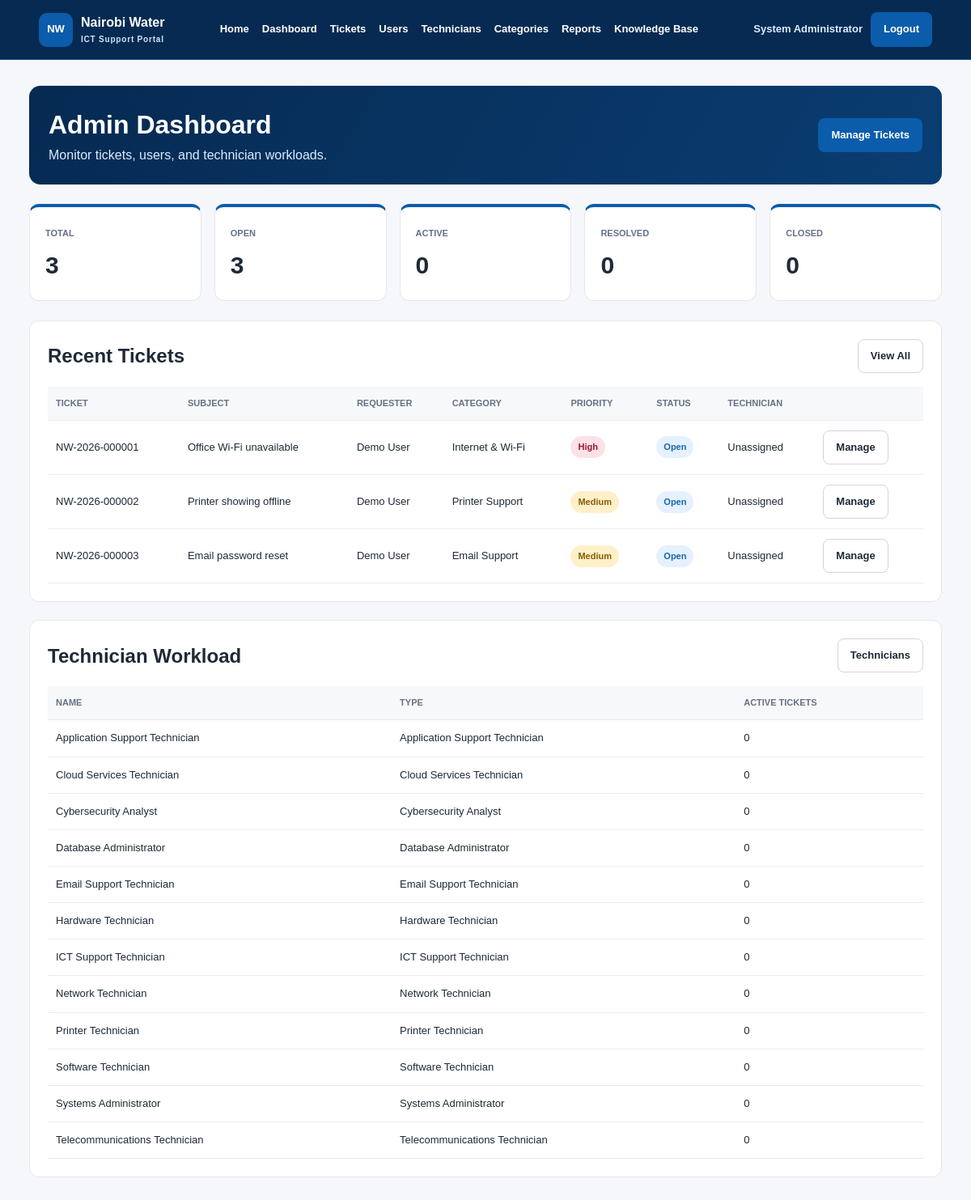
Page /admin/dashboard.php (signed in) on the committed database.
### tables this page shows
CREATE TABLE tickets (
    id INT UNSIGNED AUTO_INCREMENT PRIMARY KEY,
    ticket_number VARCHAR(40) NULL UNIQUE,
    user_id INT UNSIGNED NOT NULL,
    technician_id INT UNSIGNED NULL,
    category_id INT UNSIGNED NULL,
    subject VARCHAR(200) NOT NULL,
    description TEXT NOT NULL,
    location VARCHAR(150) NULL,
    priority ENUM('Low','Medium','High','Critical')
        NOT NULL DEFAULT 'Medium',
    status ENUM(
        'Open',
        'Assigned',
        'In Progress',
        'Pending',
        'Resolved',
        'Closed',
        'Cancelled'
    ) NOT NULL DEFAULT 'Open',
    assigned_at DATETIME NULL,
    resolved_at DATETIME NULL,
    closed_at DATETIME NULL,
    resolution_notes TEXT NULL,
    created_at TIMESTAMP DEFAULT CURRENT_TIMESTAMP,
    updated_at TIMESTAMP DEFAULT CURRENT_TIMESTAMP
        ON UPDATE CURRENT_TIMESTAMP,

    CONSTRAINT fk_ticket_user
        FOREIGN KEY (user_id)
        REFERENCES users(id)
        ON DELETE CASCADE
        ON UPDATE CASCADE,

    CONSTRAINT fk_ticket_technician
        FOREIGN KEY (technician_id)
        REFERENCES technicians(id)
        ON DELETE SET NULL
        ON UPDATE CASCADE,

    CONSTRAINT fk_ticket_category
        FOREIGN KEY (category_id)
        REFERENCES categories(id)
        ON DELETE SET NULL
        ON UPDATE CASCADE
);

CREATE TABLE users (
    id INT UNSIGNED AUTO_INCREMENT PRIMARY KEY,
    name VARCHAR(120) NOT NULL,
    email VARCHAR(160) NOT NULL UNIQUE,
    department_id INT UNSIGNED NULL,
    password VARCHAR(255) NOT NULL,
    role ENUM('user','technician','admin') NOT NULL DEFAULT 'user',
    account_status ENUM('Active','Inactive','Suspended')
        NOT NULL DEFAULT 'Active',
    last_login DATETIME NULL,
    created_at TIMESTAMP DEFAULT CURRENT_TIMESTAMP,
    updated_at TIMESTAMP DEFAULT CURRENT_TIMESTAMP
        ON UPDATE CURRENT_TIMESTAMP,

    CONSTRAINT fk_users_department
        FOREIGN KEY (department_id)
        REFERENCES departments(id)
        ON DELETE SET NULL
        ON UPDATE CASCADE
);

CREATE TABLE categories (
    id INT UNSIGNED AUTO_INCREMENT PRIMARY KEY,
    name VARCHAR(120) NOT NULL UNIQUE,
    description VARCHAR(255) NULL,
    default_technician_id INT UNSIGNED NULL,
    is_active TINYINT(1) NOT NULL DEFAULT 1,
    created_at TIMESTAMP DEFAULT CURRENT_TIMESTAMP,

    CONSTRAINT fk_category_default_technician
        FOREIGN KEY (default_technician_id)
        REFERENCES technicians(id)
        ON DELETE SET NULL
        ON UPDATE CASCADE
);

### includes/auth.php (called while the page is built, shortened)
<?php
function e($value): string {
    return htmlspecialchars((string)$value, ENT_QUOTES, "UTF-8");
}
function badge_class(string $value): string {
    $slug = strtolower(str_replace(" ", "-", $value));
    return "badge badge-" . preg_replace("/[^a-z0-9\-]/", "", $slug);
}
?>

### admin/dashboard.php (the view, shortened to what this page needs)
<?php
require_once "../includes/auth.php";
require_once "../config/db.php";
$stats = $conn->query(
    "SELECT
      COUNT(*) total,
      SUM(status='Open') open_count,
      SUM(status IN ('Assigned','In Progress','Pending')) active_count,
      SUM(status='Resolved') resolved_count,
      SUM(status='Closed') closed_count
     FROM tickets"
)->fetch_assoc();
$tickets = $conn->query(
    "SELECT tk.id,tk.ticket_number,tk.subject,tk.priority,tk.status,tk.created_at,
            c.name category,u.name requester,tu.name technician
     FROM tickets tk
     JOIN users u ON u.id=tk.user_id
     LEFT JOIN categories c ON c.id=tk.category_id
     LEFT JOIN technicians t ON t.id=tk.technician_id
     LEFT JOIN users tu ON tu.id=t.user_id
     ORDER BY tk.created_at DESC
     LIMIT 12"
);
$workload = $conn->query(
    "SELECT u.name,t.technician_type,COUNT(tk.id) active_tickets
     FROM technicians t
     JOIN users u ON u.id=t.user_id
     LEFT JOIN tickets tk ON tk.technician_id=t.id
       AND tk.status NOT IN ('Resolved','Closed','Cancelled')
     GROUP BY t.id,u.name,t.technician_type
     ORDER BY active_tickets DESC,u.name"
);
?>
<!DOCTYPE html>
<html>
<head><meta charset="UTF-8"><meta name="viewport" content="width=device-width,initial-scale=1"><title>Admin Dashboard</title><link rel="stylesheet" href="../css/style.css"></head>
<body>
<?php include "../includes/nav.php"; ?>
<main class="container">
<div class="dashboard-header"><div><h1>Admin Dashboard</h1><p>Monitor tickets, users, and technician workloads.</p></div><a class="btn btn-primary" href="tickets.php">Manage Tickets</a></div>
<section class="stat-grid">
<div class="stat-card"><span>Total</span><strong><?= (int)($stats["total"] ?? 0) ?></strong></div>
<div class="stat-card"><span>Open</span><strong><?= (int)($stats["open_count"] ?? 0) ?></strong></div>
<div class="stat-card"><span>Active</span><strong><?= (int)($stats["active_count"] ?? 0) ?></strong></div>
<div class="stat-card"><span>Resolved</span><strong><?= (int)($stats["resolved_count"] ?? 0) ?></strong></div>
<div class="stat-card"><span>Closed</span><strong><?= (int)($stats["closed_count"] ?? 0) ?></strong></div>
</section>
<section class="panel">
<div class="panel-header"><h2>Recent Tickets</h2><a class="btn btn-outline" href="tickets.php">View All</a></div>
<div class="table-wrap"><table>
<thead><tr><th>Ticket</th><th>Subject</th><th>Requester</th><th>Category</th><th>Priority</th><th>Status</th><th>Technician</th><th></th></tr></thead>
<tbody>
<?php if($tickets->num_rows): while($t=$tickets->fetch_assoc()): ?>
<tr>
<td><?= e($t["ticket_number"] ?: "#".$t["id"]) ?></td><td><?= e($t["subject"]) ?></td><td><?= e($t["requester"]) ?></td>
<td><?= e($t["category"] ?? "Uncategorised") ?></td>
<td><span class="<?= badge_class($t["priority"]) ?>"><?= e($t["priority"]) ?></span></td>
<td><span class="<?= badge_class($t["status"]) ?>"><?= e($t["status"]) ?></span></td>
<td><?= e($t["technician"] ?? "Unassigned") ?></td>
<td><a class="btn btn-outline" href="ticket_view.php?id=<?= (int)$t["id"] ?>">Manage</a></td>
</tr>
<?php endwhile; else: ?><tr><td colspan="8">No tickets found.</td></tr><?php endif; ?>
</tbody></table></div>
</section>
<section class="panel">
<div class="panel-header"><h2>Technician Workload</h2><a class="btn btn-outline" href="technicians.php">Technicians</a></div>
<div class="table-wrap"><table>
<thead><tr><th>Name</th><th>Type</th><th>Active Tickets</th></tr></thead>
<tbody><?php while($w=$workload->fetch_assoc()): ?><tr><td><?= e($w["name"]) ?></td><td><?= e($w["technician_type"]) ?></td><td><?= (int)$w["active_tickets"] ?></td></tr><?php endwhile; ?></tbody>
</table></div>
</section>
</main>
</body>
</html>

### css/style.css (style rules this page uses)
:root { --red:#0b5cab;--red-dark:#073f78;--navy:#062a52;--ink:#1f2937;--muted:#667085; --line:#e5e7eb;--soft:#f5f7fa;--white:#ffffff;--green:#168447;--amber:#8a6400; }
* { box-sizing:border-box;margin:0;padding:0 }
body { font-family:Arial,Helvetica,sans-serif;background:var(--soft);color:var(--ink);line-height:1.55 }
a { text-decoration:none;color:inherit }
.btn { display:inline-flex;align-items:center;justify-content:center;border-radius:8px;padding:10px 15px;border:1px solid transparent;font-size:13px;font-weight:800;cursor:pointer }
.btn-primary { background:var(--red);color:#fff }
.btn-outline { background:#fff;border-color:#d0d5dd }
.container { width:min(1180px,94%);margin:32px auto }
.dashboard-header { display:flex;justify-content:space-between;align-items:center;gap:18px;margin-bottom:24px }
.dashboard-header p { color:var(--muted) }
.stat-grid { display:grid;grid-template-columns:repeat(5,1fr);gap:16px;margin-bottom:24px }
.stat-card { background:#fff;border:1px solid var(--line);border-top:4px solid var(--red);border-radius:12px;padding:19px }
.stat-card span { font-size:11px;font-weight:800;color:var(--muted);text-transform:uppercase }
.stat-card strong { display:block;font-size:30px;margin-top:5px }
.panel { background:#fff;border:1px solid var(--line);border-radius:12px;padding:22px;margin-bottom:22px }
.panel-header { display:flex;justify-content:space-between;align-items:center;margin-bottom:17px;gap:12px }
.table-wrap { overflow-x:auto }
table { width:100%;border-collapse:collapse }
th,td { padding:12px 10px;text-align:left;border-bottom:1px solid #eaecf0;font-size:13px }
th { background:#f7f8fa;text-transform:uppercase;color:#667085;font-size:11px }
.badge { display:inline-block;padding:5px 9px;border-radius:999px;font-size:11px;font-weight:800 }
.badge-open { background:#e5f1ff;color:#1767a7 }
.badge-medium { background:#fff0ca;color:#835d00 }
.badge-high,.badge-critical { background:#fde1e7;color:#9d1730 }
.dashboard-header { background:linear-gradient(120deg,#062a52,#0a3d72);color:#fff;padding:24px;border-radius:14px }
.dashboard-header p { color:#dcecff }

### rows in the picture
tickets: ticket_number "NW-2026-000001", subject "Office Wi-Fi unavailable", user.name "Demo User", category.name "Internet & Wi-Fi", priority "High", status "Open", technician "Unassigned"
tickets: ticket_number "NW-2026-000002", subject "Printer showing offline", user.name "Demo User", category.name "Printer Support", priority "Medium", status "Open", technician "Unassigned"
tickets: ticket_number "NW-2026-000003", subject "Email password reset", user.name "Demo User", category.name "Email Support", priority "Medium", status "Open", technician "Unassigned"

### other values in the picture
$_SESSION["name"] "System Administrator"
$stats["total"] "3"
$stats["open_count"] "3"
$stats["active_count"] "0"
$stats["resolved_count"] "0"
$stats["closed_count"] "0"
$w["name"] "Application Support Technician"
$w["technician_type"] "Application Support Technician"
$w["active_tickets"] "0"
$w["name"] "Cloud Services Technician"
$w["technician_type"] "Cloud Services Technician"
$w["name"] "Cybersecurity Analyst"
$w["technician_type"] "Cybersecurity Analyst"
$w["name"] "Database Administrator"
$w["technician_type"] "Database Administrator"
